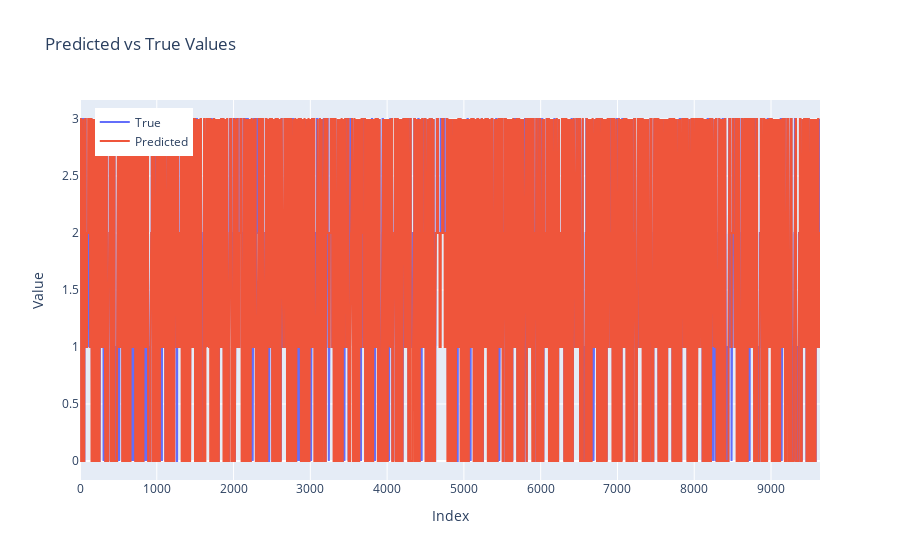

The code cell stored with this chart in its notebook:
### Code cell
fig = go.Figure()
fig.add_trace(go.Scatter(y=trues, mode='lines', name='True'))
fig.add_trace(go.Scatter(y=predicted, mode='lines', name='Predicted'))

fig.update_layout(
    title="Predicted vs True Values",
    xaxis_title="Index",
    yaxis_title="Value",
    legend=dict(x=0.02, y=0.98)
)
fig.show()

### Figure 1 — Plotly figure (JSON) as saved in the notebook; plotly's stock layout.template omitted (floating-point values rounded to 4 significant figures; data arrays with more than 128 entries replaced by an {"elided": "..."} marker saying what was removed)
{"data": [{"mode": "lines", "name": "True", "type": "scatter", "y": {"elided": "9639 int values"}}, {"mode": "lines", "name": "Predicted", "type": "scatter", "y": {"elided": "9639 int values"}}], "layout": {"legend": {"x": 0.02, "y": 0.98}, "title": {"text": "Predicted vs True Values"}, "xaxis": {"title": {"text": "Index"}}, "yaxis": {"title": {"text": "Value"}}}}
